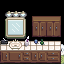

This is a level from a 2D game, rendered from its Tiled map with the project's own tilesets. A one-line summary and the complete map file follow:
An orthogonal 4x4 tile map with 16x16 px tiles, 3 tile layers (Back, Buildings, Front) and 2 objects (2x TileData).

<map version="1.2" tiledversion="1.3.1" orientation="orthogonal" renderorder="right-down" compressionlevel="0" width="4" height="4" tilewidth="16" tileheight="16" infinite="0" nextlayerid="7" nextobjectid="6">
 <tileset firstgid="1" name="zcompactbathroom_tiles" tilewidth="16" tileheight="16" tilecount="56" columns="8">
  <image source="zcompactbathroom_tiles.png" width="128" height="112" />
 </tileset>
 <layer id="1" name="Back" width="4" height="4">
  <data encoding="csv">
0,0,0,0,
0,0,0,0,
0,0,0,0,
55,55,55,55
</data>
 </layer>
 <objectgroup id="2" name="Back">
  <object id="4" name="TileData" x="16" y="48" width="16" height="16">
   <properties>
    <property name="WaterSource" value="T" />
   </properties>
  </object>
  <object id="5" name="TileData" x="0" y="48" width="16" height="16">
   <properties>
    <property name="WaterSource" value="T" />
   </properties>
  </object>
 </objectgroup>
 <layer id="3" name="Buildings" width="4" height="4">
  <data encoding="csv">
0,0,0,0,
0,0,0,0,
21,22,23,24,
29,30,31,32
</data>
 </layer>
 <objectgroup id="4" name="Buildings" />
 <layer id="5" name="Front" width="4" height="4">
  <data encoding="csv">
5,6,0,0,
13,14,15,16,
0,0,0,0,
0,0,0,0
</data>
 </layer>
 <objectgroup id="6" name="Front" />
</map>
